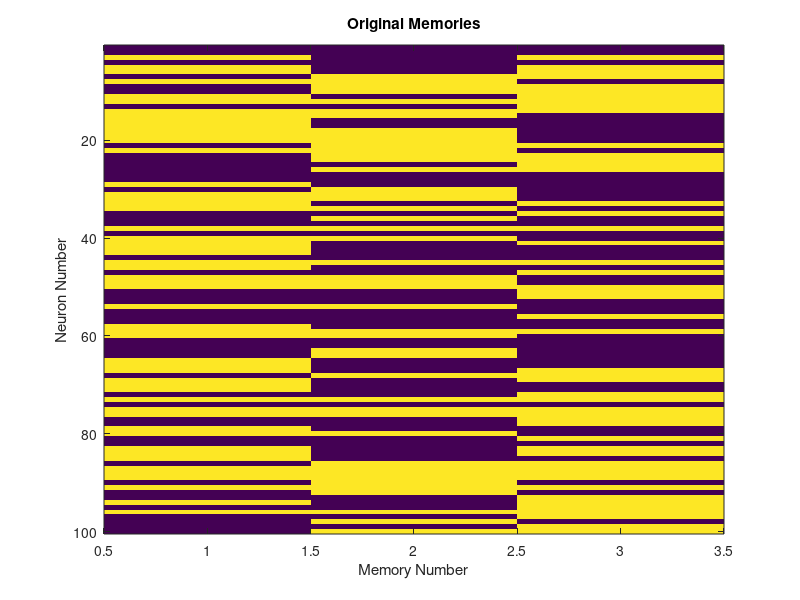
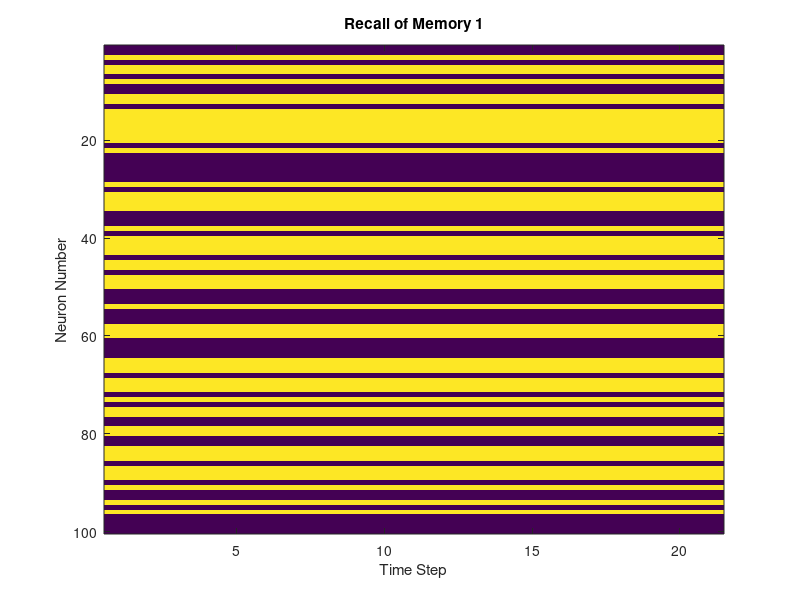
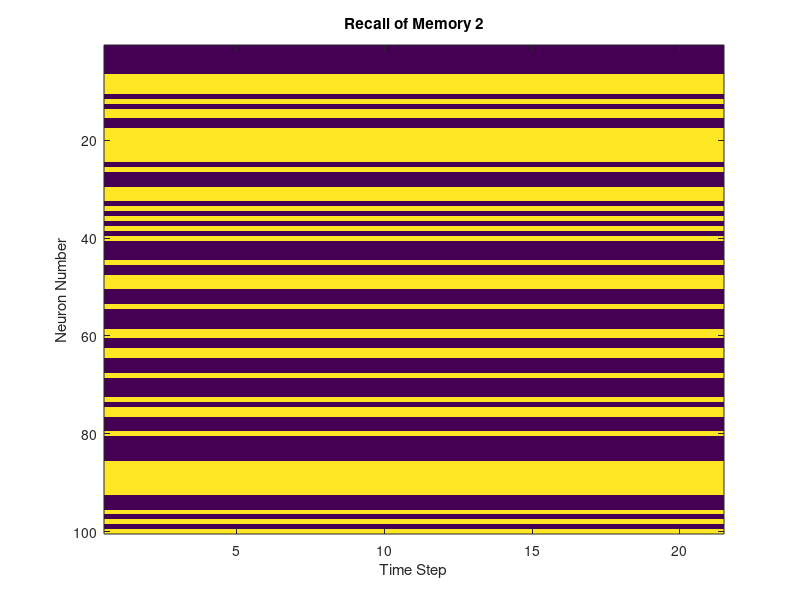
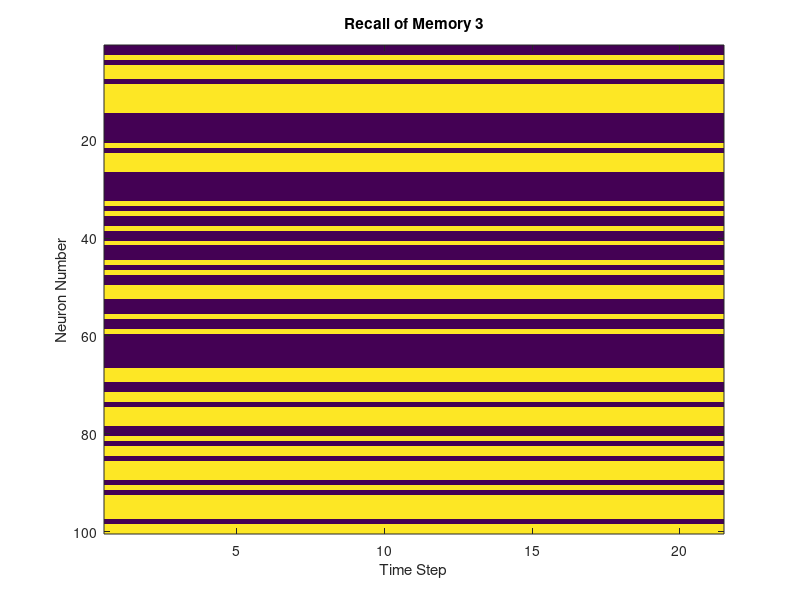

MATLAB code for these plots, in order:
clear
% number of neurons
N = 100; 
 
% number of memories
M = 3;
 
% total number of time steps
T = 20;

flip_probability = 0.1; % Probability of flipping bits

% Step 1: Create random memories
m = 2 * (rand(N, M) < 0.5) - 1;

% Visualize the memories
figure(1); clf;
imagesc(m);
title('Original Memories');
xlabel('Memory Number');
ylabel('Neuron Number');

% Step 2: Compute weight matrix W
W = zeros(N, N);
for i = 1:N
    for j = 1:N
        for k = 1:M
            W(i, j) = W(i, j) + m(i, k) * m(j, k);
        end
    end
end
% Remove self-connections
W = W - diag(diag(W));

% Step 3: Test stability of memories
for memory_idx = 1:M
    % Initialize with one memory
    x = zeros(N, T + 1);
    x(:, 1) = m(:, memory_idx);

    % Update network activity
    for t = 1:T
        a = W * x(:, t);
        x(:, t + 1) = 2 * (a > 0) - 1;
    end

    % Visualize the recall process
    figure(memory_idx + 1); clf;
    imagesc(x);
    title(['Recall of Memory ' num2str(memory_idx)]);
    xlabel('Time Step');
    ylabel('Neuron Number');
end

% Step 4: Test memory recovery with flipped bits
x = zeros(N, T + 1);
x(:, 1) = m(:, 1); % Start with the first memory
for i = 1:N
    if rand < flip_probability
        x(i, 1) = -x(i, 1);
    end
end

% Update network with flipped input
for t = 1:T
    a = W * x(:, t);
    x(:, t + 1) = 2 * (a > 0) - 1;
end

% Visualize recovery from corrupted input
figure(M + 2); clf;
imagesc(x);
title('Recovery from Flipped Input');
xlabel('Time Step');
ylabel('Neuron Number');

% Step 5: Increase the number of memories to 30
M = 30;
m = 2 * (rand(N, M) < 0.5) - 1;

% Recompute weight matrix
W = zeros(N, N);
for i = 1:N
    for j = 1:N
        for k = 1:M
            W(i, j) = W(i, j) + m(i, k) * m(j, k);
        end
    end
end
W = W - diag(diag(W));

% Test recall of all 30 memories
success_count = 0;
for memory_idx = 1:M
    x = zeros(N, T + 1);
    x(:, 1) = m(:, memory_idx);

    % Update network activity
    for t = 1:T
        a = W * x(:, t);
        x(:, t + 1) = 2 * (a > 0) - 1;
    end

    % Check if final state matches the original memory
    if all(x(:, end) == m(:, memory_idx))
        success_count = success_count + 1;
    end
end

% Display results
fprintf('Recall success rate for 30 memories: %d / %d\n', success_count, M);

% All memories are successfully recalled, even if the input is slightly 
% corrupted, demonstrating the stability and error correction capability 
% of the Hopfield network.

